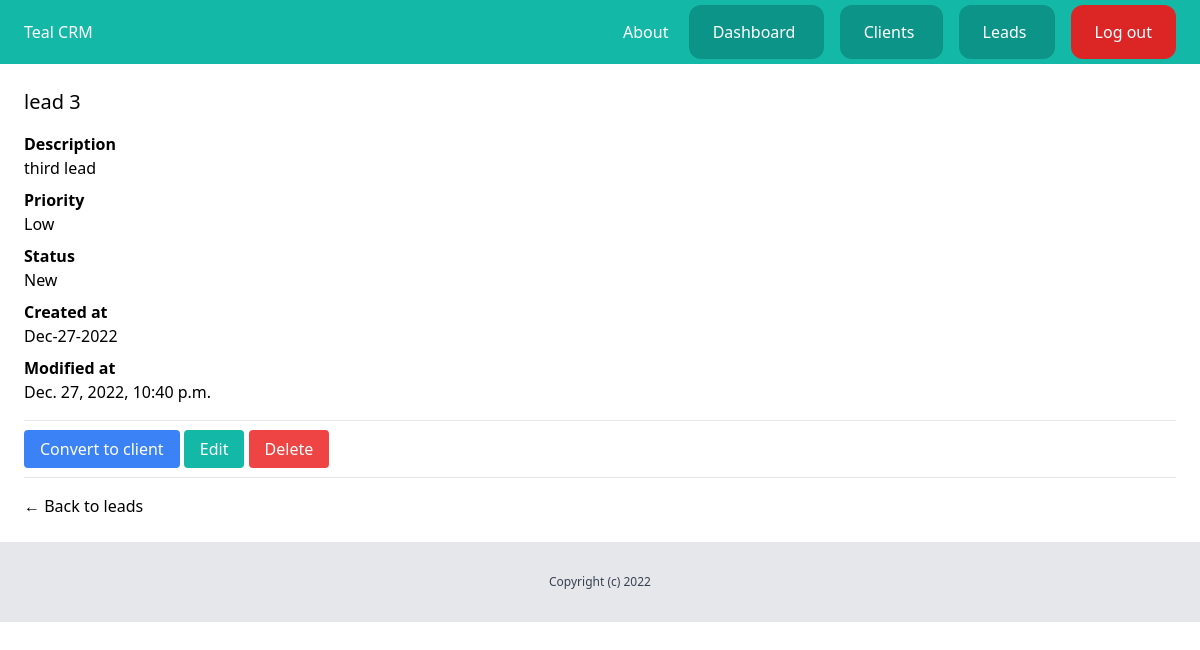
The app's page /dashboard/leads/6/ (signed in) with its own data.
### lead/models.py (models this page shows, shortened)
class Lead(models.Model):
    LOW = 'low'
    MEDIUM = 'medium'
    HIGH = 'high'
    CHOICES_PRIORITY = (
        (LOW, 'Low'),
        (MEDIUM, 'Medium'),
        (HIGH, 'High'),
    )
    NEW = 'new'
    CONTACTED = 'contacted'
    WON = 'won'
    LOST = 'lost'
    CHOICES_STATUS = (
        (NEW, 'New'),
        (CONTACTED, 'Contacted'),
        (WON, 'Won'),
        (LOST, 'Lost'),
    )
    name = models.CharField(max_length=255)
    email = models.EmailField()
    description = models.TextField(blank=True, null=True)
    priority = models.CharField(max_length=10, choices=CHOICES_PRIORITY, default=MEDIUM)
    converted_to_client = models.BooleanField(default=False)
    status = models.CharField(max_length=10, choices=CHOICES_STATUS, default=NEW)
    created_by = models.ForeignKey(User, related_name='leads', on_delete=models.CASCADE)
    created_at = models.DateTimeField(auto_now_add=True)
    modified_at = models.DateTimeField(auto_now=True)

### lead/views.py (the view)
# urls.py: path('<int:pk>/', leads_detail, name='leads_detail'),
@login_required
def leads_detail(request, pk):
    lead = get_object_or_404(Lead, created_by=request.user, pk=pk)
    return render(request, 'lead/leads_detail.html', {
        'lead': lead
    })

### lead/templates/lead/leads_detail.html (shortened to what this page needs)
{% extends 'core/base.html' %}
{% block content %}
    <div class="py-6 px-6">
        <h1 class="mb-4  text-xl">{{ lead.name }}</h1>
        {% if lead.description %}
            <p class="font-semibold">Description</p>
            <p class="mb-2 ">{{ lead.description }}</p>
        {% endif %}
        <p class="font-semibold">Priority</p>
        <p class="mb-2 ">{{ lead.get_priority_display }}</p>
        <p class="font-semibold">Status</p>
        <p class="mb-2 ">{{ lead.get_status_display }}</p>
        <p class="font-semibold">Created at</p>
        <p class="mb-2 ">{{ lead.created_at|date:"M-d-Y" }}</p>
        <p class="font-semibold">Modified at</p>
        <p class="mb-2 ">{{ lead.modified_at }}</p>
        <hr class="my-4">
        <a href="{% url 'leads_convert' lead.id %}" class="px-4 py-2 bg-blue-500 rounded text-white">Convert to client</a>
        <a href="{% url 'leads_edit' lead.id %}" class="px-4 py-2 bg-teal-500 rounded text-white">Edit</a>
        <a href="{% url 'leads_delete' lead.id %}" class="px-4 py-2 bg-red-500 rounded text-white">Delete</a>
        <hr class="my-4">
        <a href="{% url 'leads_list' %}">&#8592 Back to leads</a>
    </div>
{% endblock %}

### records on screen
Lead: name "lead 3", description "third lead", priority "Low", status "New", created_at "Dec-27-2022", modified_at "Dec. 27, 2022, 10:40 p.m."
